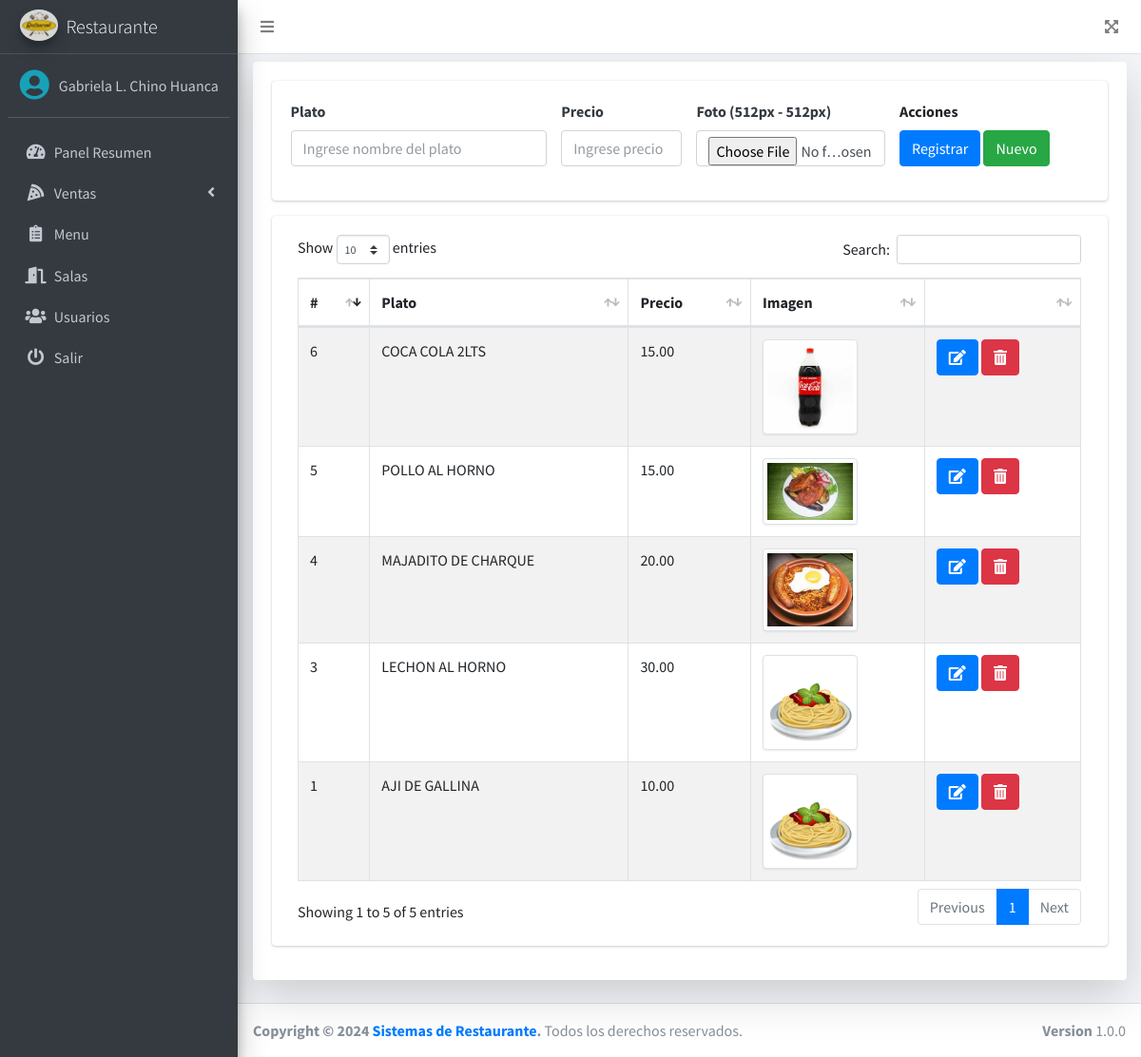
Screenshot of /src/platos.php (signed in) with the database file from the repository.
### tables this page shows
CREATE TABLE `platos` (
  `id` int(11) NOT NULL,
  `nombre` varchar(200) NOT NULL,
  `precio` decimal(10,2) NOT NULL,
  `imagen` varchar(100) DEFAULT NULL,
  `fecha` timestamp NULL DEFAULT NULL,
  `estado` int(11) NOT NULL DEFAULT 1
);

### src/platos.php (the view, shortened to what this page needs)
<?php
if ($_SESSION['rol'] == 1 || $_SESSION['rol'] == 2) {
    include_once "includes/header.php";
?>
    <div class="card shadow-lg">
        <div class="card-body">
            <div class="row">
                <div class="col-md-12">
                    <div class="card">
                        <div class="card-body">
                            <form action="" method="post" autocomplete="off" id="formulario" enctype="multipart/form-data">
                                <div class="row">
                                    <div class="col-md-4">
                                        <div class="form-group">
                                            <label for="plato" class=" text-dark font-weight-bold">Plato</label>
                                            <input type="text" placeholder="Ingrese nombre del plato" name="plato" id="plato" class="form-control">
                                        </div>
                                    </div>
                                    <div class="col-md-2">
                                        <div class="form-group">
                                            <label for="precio" class=" text-dark font-weight-bold">Precio</label>
                                            <input type="text" placeholder="Ingrese precio" class="form-control" name="precio" id="precio">
                                        </div>
                                    </div>
                                    <div class="col-md-3">
                                        <div class="form-group">
                                            <label for="precio" class=" text-dark font-weight-bold">Foto (512px - 512px)</label>
                                            <input type="file" class="form-control" name="foto" id="foto">
                                        </div>
                                    </div>
                                    <div class="col-md-3 form-group">
                                        <label for="">Acciones</label> <br>
                                        <input type="submit" value="Registrar" class="btn btn-primary" id="btnAccion">
                                        <input type="button" value="Nuevo" onclick="limpiar()" class="btn btn-success" id="btnNuevo">
                                    </div>
                                </div>
                            </form>
                        </div>
                    </div>
                </div>
            </div>
            <div class="card">
                <div class="card-body">
                    <div class="col-md-12">
                        <div class="table-responsive">
                            <table class="table table-striped table-bordered" id="tbl">
                                <thead>
                                    <tr>
                                        <th>#</th>
                                        <th>Plato</th>
                                        <th>Precio</th>
                                        <th>Imagen</th>
                                        <th></th>
                                    </tr>
                                </thead>
                                <tbody>
                                    <?php
                                    include "../conexion.php";
                                    $query = mysqli_query($conexion, "SELECT * FROM platos WHERE estado = 1");
                                    $result = mysqli_num_rows($query);
                                    if ($result > 0) {
                                        while ($data = mysqli_fetch_assoc($query)) { ?>
                                            <tr>
                                                <td><?php echo $data['id']; ?></td>
                                                <td><?php echo $data['nombre']; ?></td>
                                                <td><?php echo $data['precio']; ?></td>
                                                <td><img class="img-thumbnail" src="<?php echo ($data['imagen'] == null) ? '../assets/img/default.png' : $data['imagen']; ?>" alt="" width="100"></td>
                                                <td>
                                                    <a href="#" onclick="editarPlato(<?php echo $data['id']; ?>)" class="btn btn-primary"><i class='fas fa-edit'></i></a>
                                                    <form action="eliminar.php?id=<?php echo $data['id']; ?>&accion=platos" method="post" class="confirmar d-inline">
                                                        <button class="btn btn-danger" type="submit"><i class='fas fa-trash-alt'></i> </button>
                                                    </form>
                                                </td>
                                            </tr>
                                    <?php }
                                    } ?>
                                </tbody>
                            </table>
                        </div>
                    </div>
                </div>
            </div>
        </div>
    </div>
<?php include_once "includes/footer.php";
} else {
    header('Location: permisos.php');
}
?>

### rows the page displays
platos: id "1", nombre "AJI DE GALLINA", precio "10.00"
platos: id "3", nombre "LECHON AL HORNO", precio "30.00"
platos: id "4", nombre "MAJADITO DE CHARQUE", precio "20.00", imagen (picture)
platos: id "5", nombre "POLLO AL HORNO", precio "15.00", imagen (picture)
platos: id "6", nombre "COCA COLA 2LTS", precio "15.00", imagen (picture)

### other values shown
$_SESSION['nombre'] "Gabriela L. Chino Huanca"
